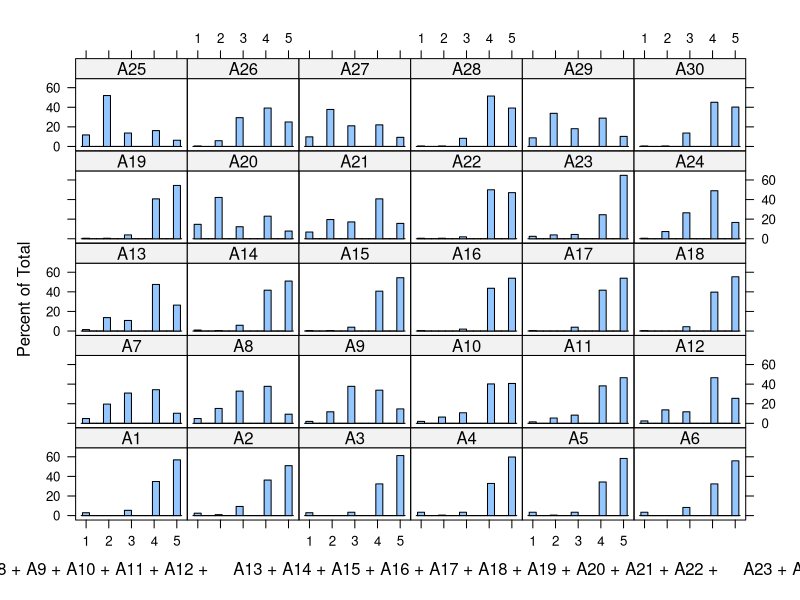
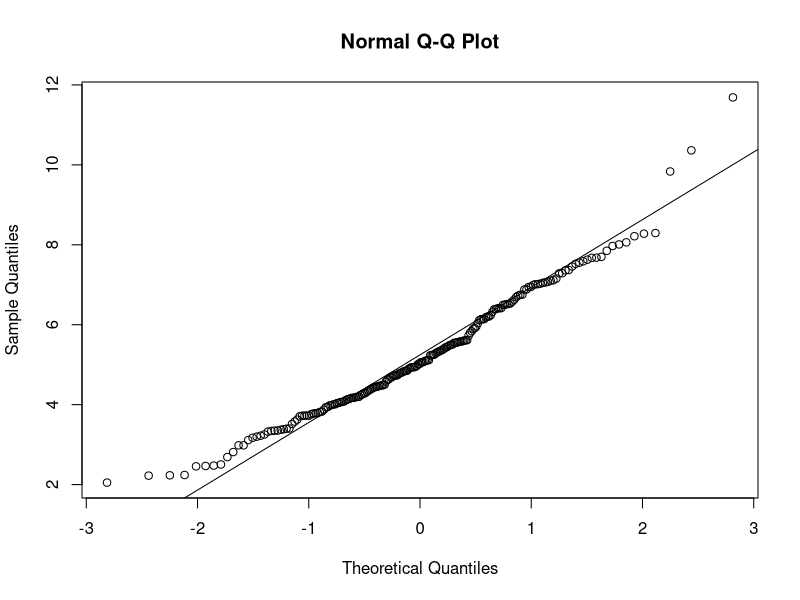
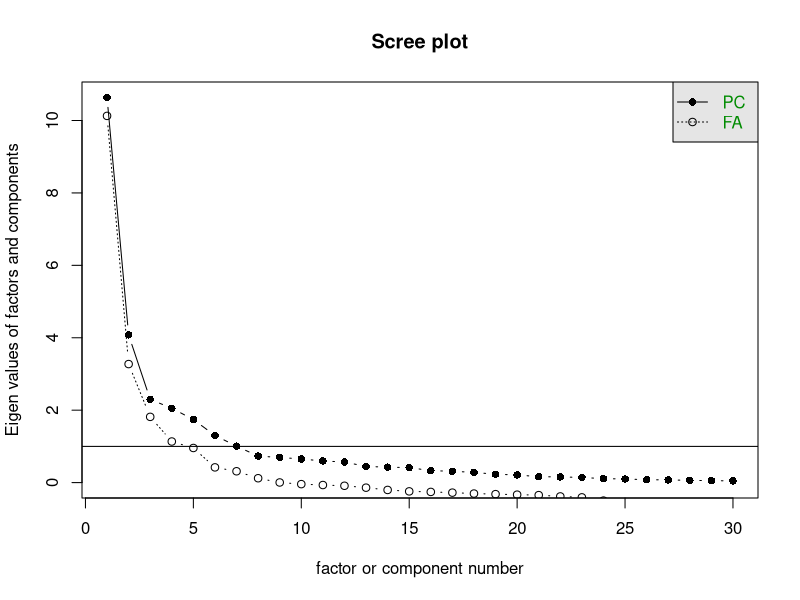
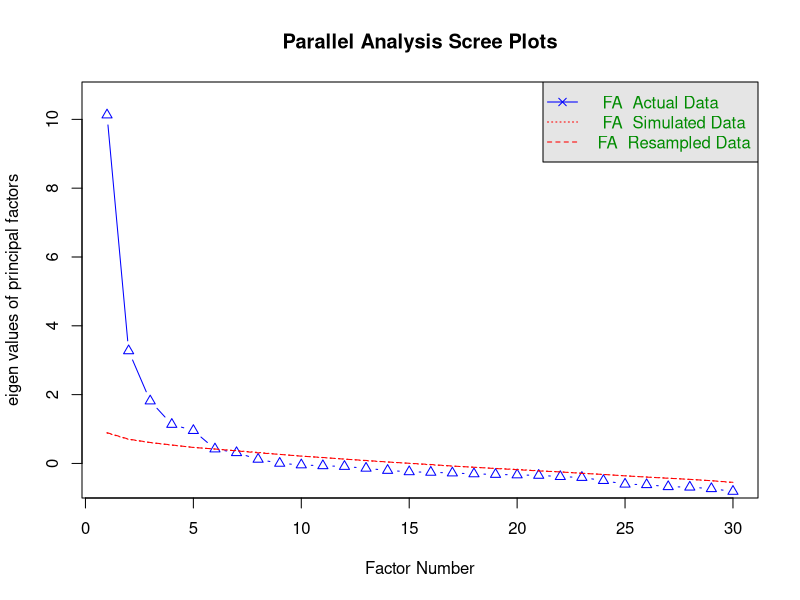
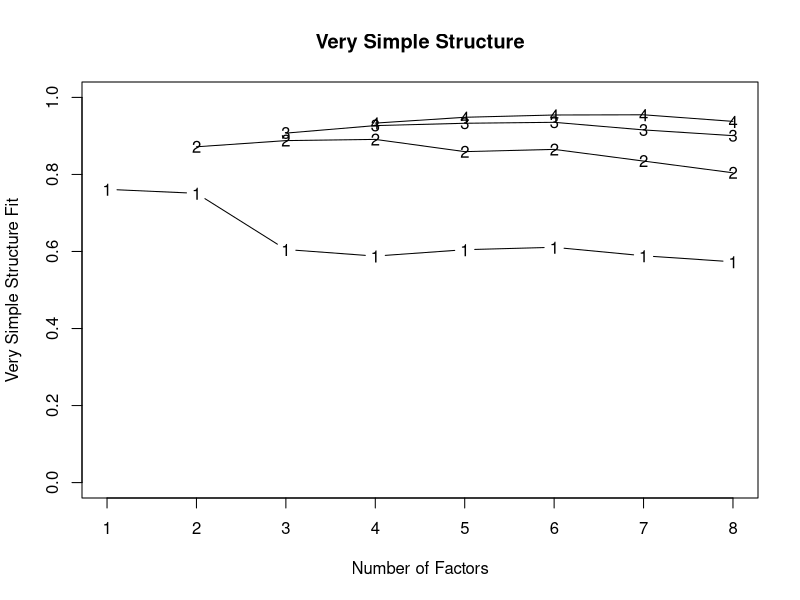

Recreate these plots in R, in order.
## ---- chunk 1
library(foreign)  # for importing SPSS data
library(psych)  # for psychometrics
library(lattice)  # easy to plot multivariate plots
library(readxl)
library(dplyr)
## ---- chunk 2
data1= read_xlsx("EFA_Attitude_V1.xlsx")
## ---- chunk 3
names(data1)
## ---- chunk 4
head(data1)
## ---- chunk 5
# Define mapping functions
likert_map <- function(x) {
  recode <- c(
    "Sangat tidak setuju" = 1,
    "Tidak setuju"        = 2,
    "Tidak pasti"         = 3,
    "Setuju"              = 4,
    "Sangat setuju"       = 5
  )
  recode[match(tolower(x), tolower(names(recode)))]
}

likert_reverse <- function(x) {
  recode <- c(
    "Sangat tidak setuju" = 5,
    "Tidak setuju"        = 4,
    "Tidak pasti"         = 3,
    "Setuju"              = 2,
    "Sangat setuju"       = 1
  )
  recode[match(tolower(x), tolower(names(recode)))]
}

# List of reverse-coded items
reverse_items <- c("A7","A8","A9","A10","A11","A12","A13",
                   "A20","A21","A23","A25","A27","A29")

# Apply transformation from data1 -> data2
data2 <- data1

for (col in names(data2)) {
  if (col %in% reverse_items) {
    data2[[col]] <- likert_reverse(data2[[col]])
  } else {
    data2[[col]] <- likert_map(data2[[col]])
  }
}

# Convert all to numeric
data2 <- as.data.frame(lapply(data2, as.numeric))

## ---- chunk 6
head(data2)
## ---- chunk 7
str(data2)
## ---- chunk 8
describe(data2)
## ---- chunk 9
response.frequencies(data2)
## ---- chunk 10
cat(names(data2), sep = " + ")
## ---- chunk 11
histogram(~ A1 + A2 + A3 + A4 + A5 + A6 + A7 + A8 + A9 + A10 + A11 + A12 + A13 + A14 + A15 + A16 + A17 + A18 + A19 + A20 + A21 + A22 + A23 + A24 + A25 + A26 + A27 + A28 + A29 + A30,
          data = data2)
## ---- chunk 12
mapply(shapiro.test, data2)
## ---- chunk 13
mardia(data2)
## ---- chunk 14
KMO(data2)
## ---- chunk 15
cortest.bartlett(data2)
## ---- chunk 16
scree = scree(data2)
print(scree)
## ---- chunk 17
parallel = fa.parallel(data2, fm = "pa", fa = "fa")
## ---- chunk 18
vss(data2)
## ---- chunk 19
fa = fa(data2, nfactors = 4, fm = "pa", rotate = "oblimin")
print(fa, cut = .4, digits = 3)  # cut = .3 to view only FLs > 0.3
## ---- chunk 20
fa1 = fa(subset(data2, select = -A20), nfactors = 4, fm = "pa", rotate = "oblimin")
print(fa1, cut = .4, digits = 3)
## ---- chunk 21
fa2 = fa(subset(data2, select = -c(A20, A21)), nfactors = 4, fm = "pa", rotate = "oblimin")
print(fa2, cut = .4, digits = 3)
## ---- chunk 22
fa3 = fa(subset(data2, select = -c(A20, A21, A23)), nfactors = 4, fm = "pa", rotate = "oblimin")
print(fa3, cut = .4, digits = 3)

## ---- chunk 23
fa4 = fa(subset(data2, select = -c(A20, A21, A23,A24)), nfactors = 4, fm = "pa", rotate = "oblimin")
print(fa4, cut = .4, digits = 3)
## ---- chunk 24
fa5 = fa(subset(data2, select = -c(A20, A21, A23, A24, A25)), nfactors = 4, fm = "pa", rotate = "oblimin")
print(fa5, cut = .4, digits = 3)
## ---- chunk 25
fa6 = fa(subset(data2, select = -c(A20, A21, A23, A24, A25, A26)), nfactors = 4, fm = "pa", rotate = "oblimin")
print(fa6, cut = .4, digits = 3)
## ---- chunk 26
fa7 = fa(subset(data2, select = -c(A20, A21, A23, A24, A25, A26, A27)), nfactors = 4, fm = "pa", rotate = "oblimin")
print(fa7, cut = .4, digits = 3)
## ---- chunk 27
fa8 = fa(subset(data2, select = -c(A20, A21, A23, A24, A25, A26, A27, A29)), nfactors = 4, fm = "pa", rotate = "oblimin")
print(fa8, cut = .4, digits = 3)
## ---- chunk 28
PA1 = c("A14","A15","A16","A16","A17","A18","A19", "A22", "A28","A30")
PA2 = c("A7","A8","A9")
PA4 = c("A10","A11","A12","A13")
PA3 = c("A1","A2","A3","A4","A5","A6")
## ---- chunk 29
alpha.pa1 = alpha(data2[PA1])
print(alpha.pa1, digits = 3)
## ---- chunk 30
alpha.pa2 = alpha(data2[PA2])
print(alpha.pa2, digits = 3)
## ---- chunk 31
alpha.pa3 = alpha(data2[PA3])
print(alpha.pa3, digits = 3)
## ---- chunk 32
alpha.pa4 = alpha(data2[PA4])
print(alpha.pa4, digits = 3)
